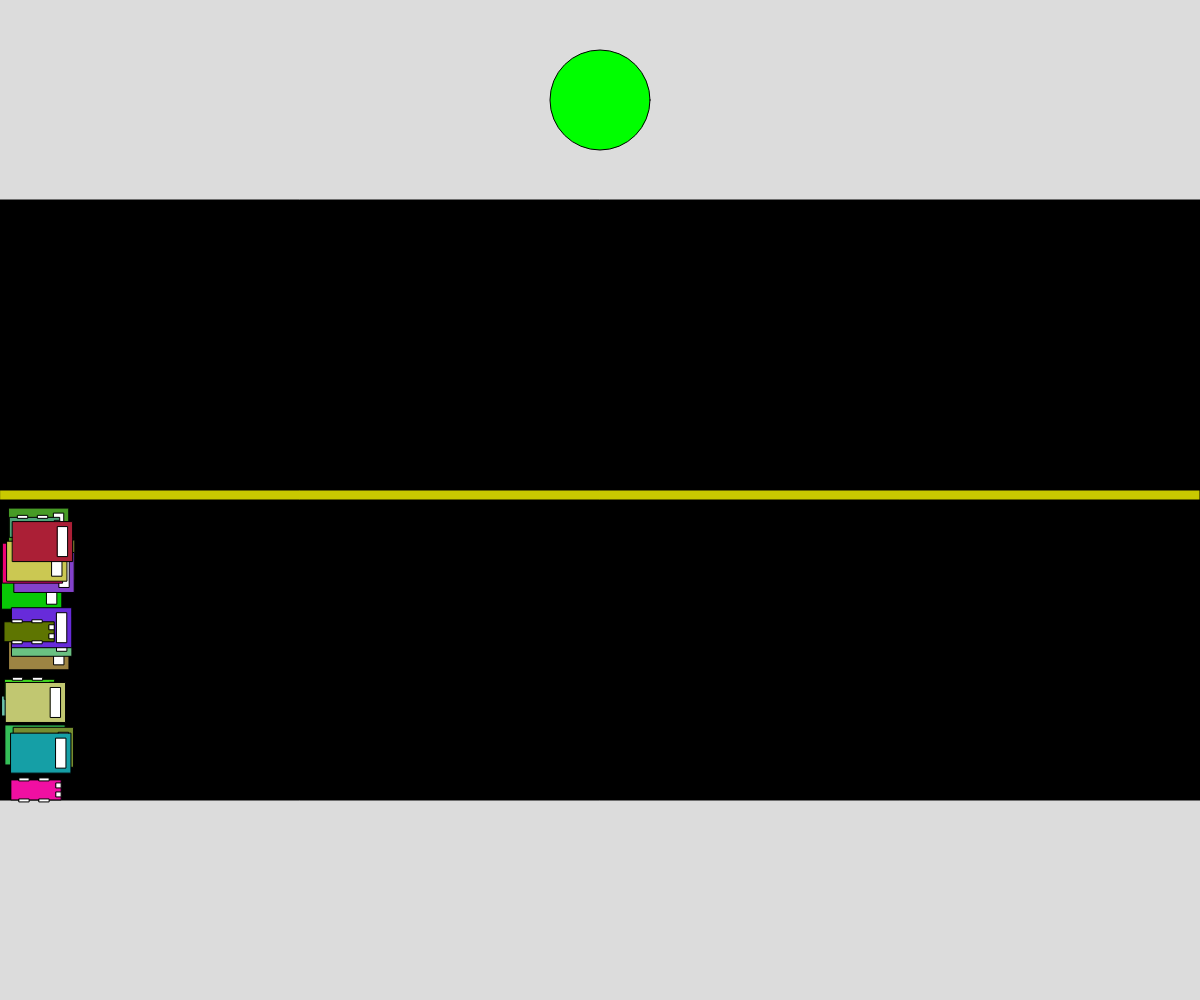
Frame 1 (no input)
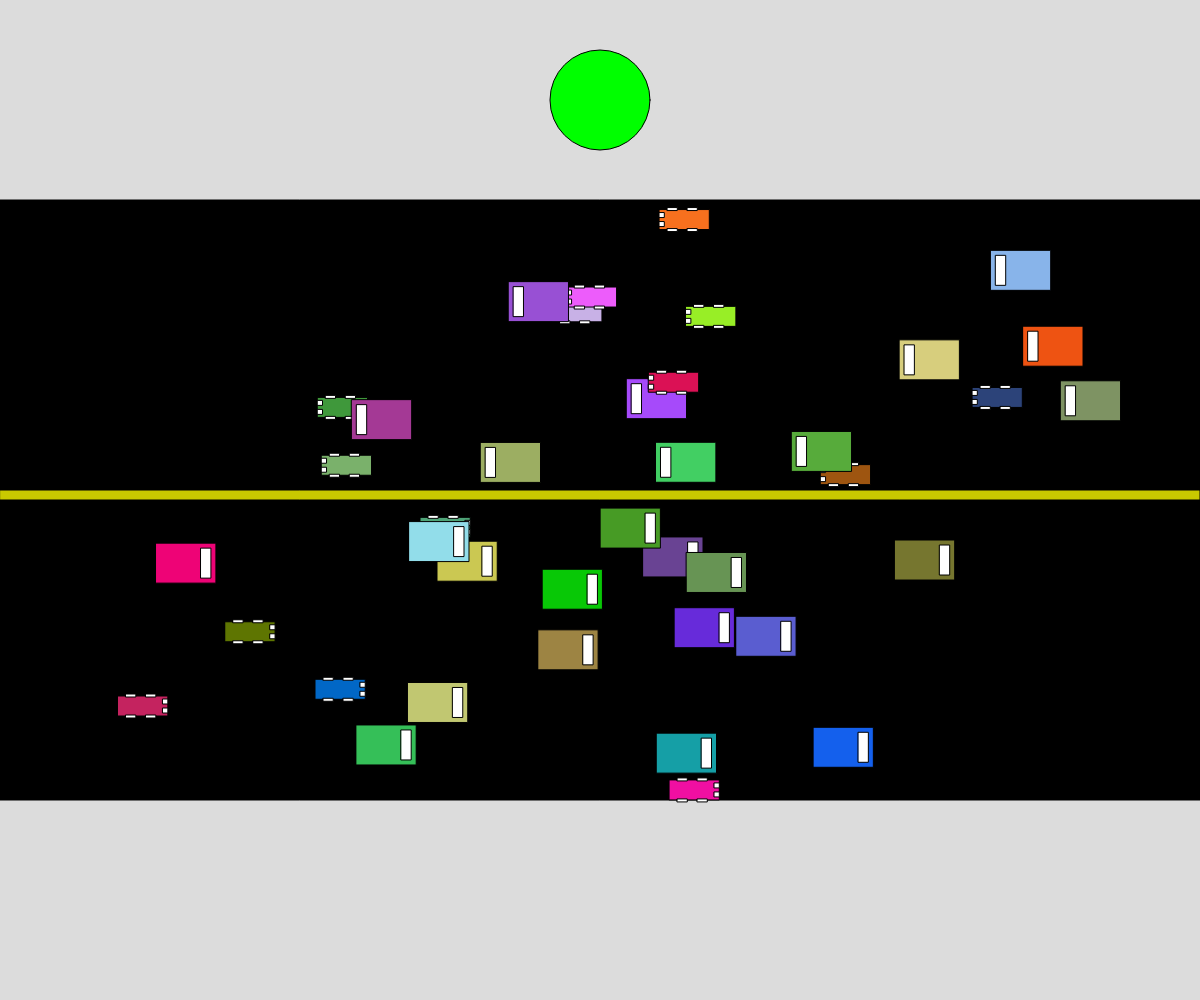
Frame 60 (no input)
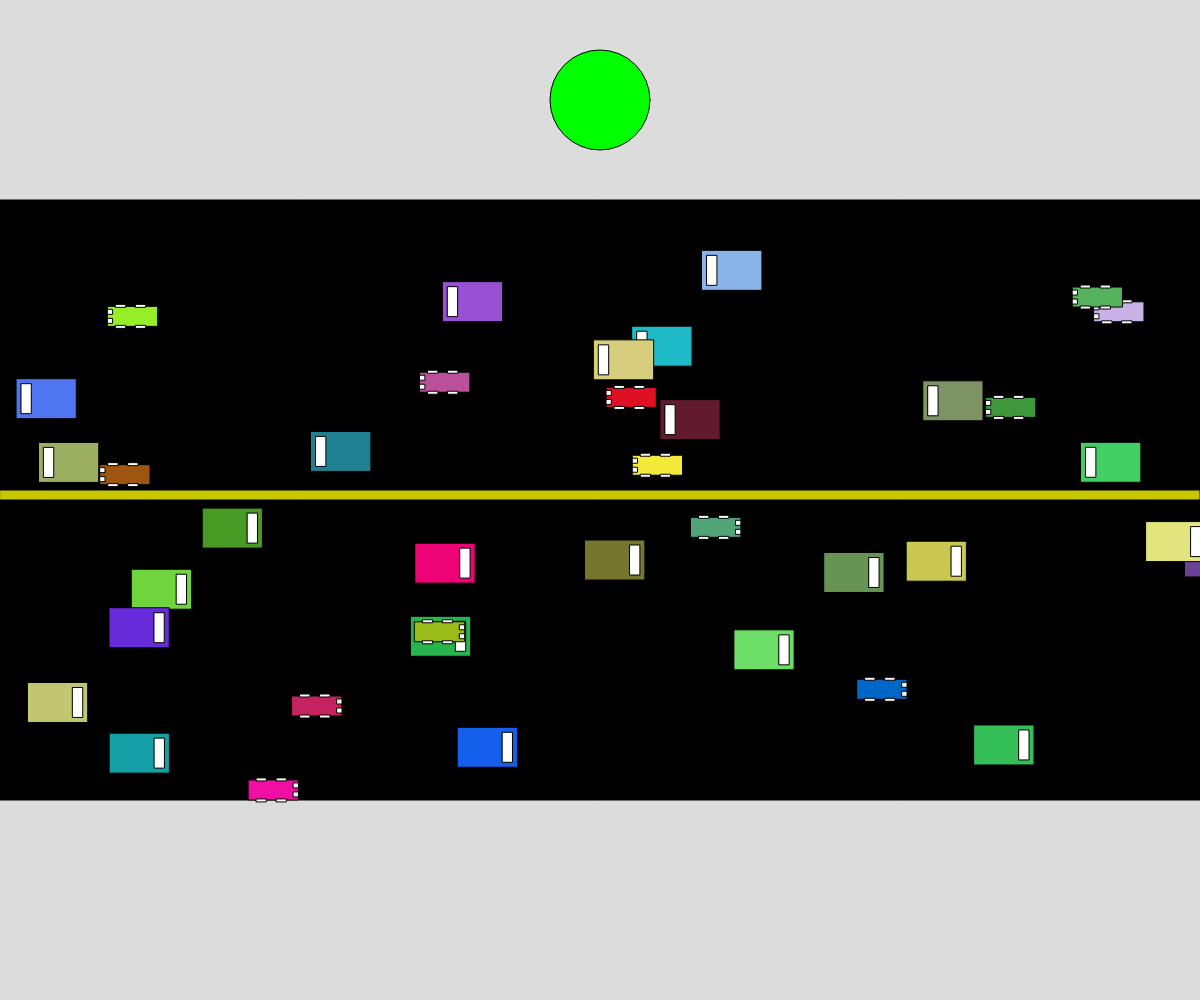
Frame 120 (the mouse pressed at the canvas centre since frame 60)

The p5.js sketch that drew these frames (run headless with seeded random() and noise() and a simulated clock; from frame 60 on, the mouse is pressed at the canvas centre):

// p5.js sketch
// ── sketch.js
// Cars Cars Cars!
// Elijah Biebrick
// October 20th 2026
// Create a road with cars that drive along it, using classes
let eastbound = [];
let westbound = [];
let trafficLight = false;
let trafficTimer = 1000;

async function setup() {
  // make canvas and create array of cars
  createCanvas(windowWidth, windowHeight);
  for (let i = 0; i < 20; i++){
    eastbound.push(new Vehicle(int(random(0,1.99)), color(random(255), random(255), random(255)), 0, random(height * 0.5, height * 0.78), 0, random(1, 15), 0));
    westbound.push(new Vehicle(int(random(0,1.99)), color(random(255), random(255), random(255)), 0, random(height * 0.2, height * 0.47), 1, random(-15, -1), 0));
  }
  frameRate(60);
}

function draw() {
  // make road and traffic light, and increment timer for the light
  background(220);
  drawRoad();
  for (let n of eastbound){
    n.action();
  }
  for (let n of westbound){
    n.action();
  }
  if (trafficTimer < 120){
    trafficLight = true;
    fill(255, 0, 0);
    circle(width/2, height/10, 100);
  }
  else{
    trafficLight = false;
    fill(0, 255, 0);
    circle(width/2, height/10, 100);
  }
  trafficTimer++; 
}

function mousePressed(){
  // add new car on left click or shift left click
  if(mouseButton.left){
    if(keyIsDown(SHIFT)){
      westbound.push(new Vehicle(int(random(0,1.99)), color(random(255), random(255), random(255)), 0, random(height * 0.2, height * 0.47), 1, random(-15, -1), 0));
    }
    else{
      eastbound.push(new Vehicle(int(random(0,1.99)), color(random(255), random(255), random(255)), 0, random(height * 0.5, height * 0.78), 0, random(1, 15)));
    }
  }
}

function keyPressed(){
  // makes the traffic light red for 2 seconds
  if (keyCode === 32){
    trafficTimer = 0;
    keyCode = 0;
  }
}

function drawRoad(){
  // for drawing the road.
  fill(0);
  rect(0, height * 0.2, width, height * 0.6);
  fill(200, 200, 0);
  rect(0, height * 0.49, width, 10);
}

class Vehicle{
  // type = 0 (car) or 1 (truck) | c = (r,g,b) | x = x position | y = anywhere on the road | direction = 0 (east) or 1 (west) | xSpeed = 0-15 (east) or -15-0 (west) | rand = 0-100 (used for random actions)
  constructor(type, c, x, y, direction, xSpeed, rand){
    this.type = type;
    this.c = c;
    this.x = x;
    this.y = y;
    this.direction = direction;
    this.xSpeed = xSpeed;
    this.rand = 0;
  }
  display(){
    // draw car or truck, depending on type
    fill(this.c);
    if(this.type === 0){
      rect(this.x, this.y, 50, 20);
      noStroke;
      fill(255);
      if (this.direction === 0){
        rect(this.x + 45, this.y + 3, 5, 5);
        rect(this.x + 45, this.y + 12, 5, 5);
      }
      else{
        rect(this.x, this.y + 3, 5, 5);
        rect(this.x, this.y + 12, 5, 5);
      }
      rect(this.x + 8, this.y - 2, 10, 3);
      rect(this.x + 28, this.y - 2, 10, 3);
      rect(this.x + 8, this.y + 19, 10, 3);
      rect(this.x + 28, this.y + 19, 10, 3);
    }
    else{
      rect(this.x, this.y, 60, 40);
      fill(255);
      if(this.direction === 0){
        rect(this.x + 45, this.y + 5, 10, 30);
      }
      else{
        rect(this.x + 5, this.y + 5, 10, 30);
      }
    }
  }

  move(){
    // move forward based on speed, but not if the light is red
    if(trafficLight === false){
      this.x += this.xSpeed;
      if (this.x > width){
        this.x = 0;
      }
      if (this.x < 0){
        this.x = width;
      }
    }
  }

  speedUp(){
    // raise speed to any number between current speed and 15
    if (this.direction === 0){
      this.xSpeed = random(this.xSpeed, 15);
    }
    else{
      this.xSpeed = random(-15, this.xSpeed);
    }
  }

  speedDown(){
    // reduce speed to any number between 1 and current speed
    if (this.direction === 0){
      this.xSpeed = random(1, this.xSpeed);
    }
    else{
      this.xSpeed = random(this.xSpeed, -1);
    }
  }

  changeColor(){
    // change car color to something random
    this.c = color(random(255), random(255), random(255));
  }

  action(){
    // run movement and display, with a 1% chance to speed up or slow down, and a 0.5% chance to change color
    this.move();
    this.rand = random(0, 100);
    if (this.rand <= 1){
      this.speedUp();
    }
    else if (this.rand <= 2){
      this.speedDown();
    }
    else if (this.rand <= 2.5){
      this.changeColor();
    }
    this.display();
  }
}
